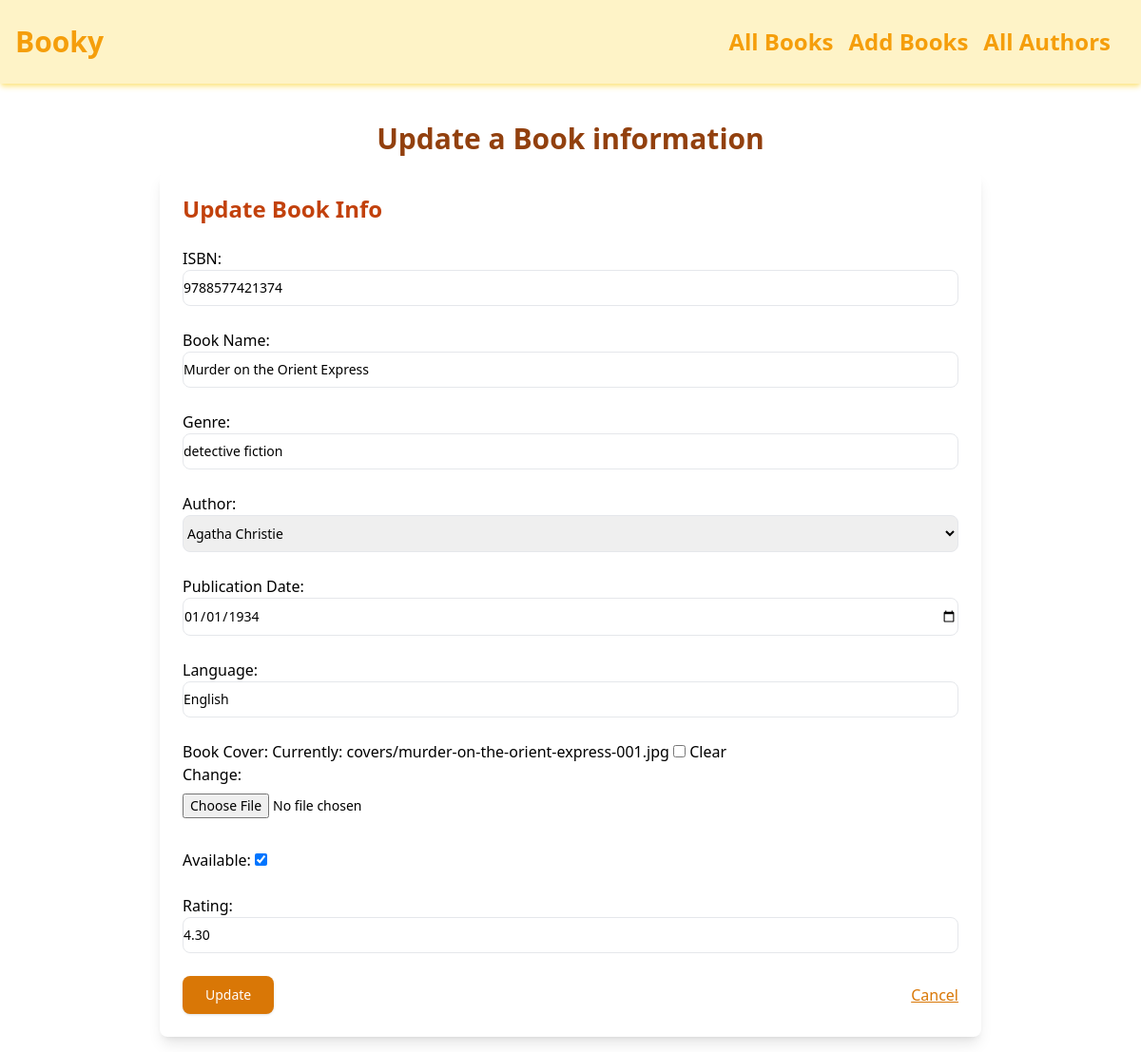
Page /edit/1/ on the committed database.
### books/models.py (models this page shows, shortened)
class Books(models.Model):
    isbn = models.CharField(max_length=13, unique=True)
    book_name = models.CharField(max_length=250)
    genre = models.CharField(max_length=250)
    author = models.ForeignKey(Author, on_delete=models.CASCADE)
    publication_date = models.DateField()
    language = models.CharField(max_length=100)
    cover_image = models.ImageField(upload_to='covers/', null=True, blank=True)
    available = models.BooleanField(default=True)
    rating = models.DecimalField(max_digits=3, decimal_places=2, null=True, blank=True)

### books/views.py (the view)
# urls.py: path('edit/<int:id>/', views.edit, name='edit'),
def edit(request, id):
    book = Books.objects.get(pk=id)
    if request.method == 'POST':
        form = BooksForm(request.POST, instance=book)
        if form.is_valid():
            form.save()
            return render(request, 'books/edit.html', {
                'form': form,
                'success': True
            })
    else:
        form = BooksForm(instance=book)
    return render(request, 'books/edit.html', {
        'form': form
    })

### books/models.py (called while the page is built)
    def __str__(self):
        return self.full_name

### books/templates/books/edit.html (shortened to what this page needs)
{% extends "base.html" %}
{% load static %}
    {% block content %}
    <div class="max-w-4xl mx-auto mt-10">
        <h3 class="text-center text-3xl font-semibold text-amber-800">Update a Book information</h3>
        {% if success %}
        <div class="mt-4 p-4 bg-green-100 border border-green-400 text-green-700 rounded-lg" role="alert">
            <p class="text-center font-semibold">The book has been updated successfully!</p>
            <div class="text-center mt-4">
                <a href="{% url 'books:index' %}" class="text-green-700 underline hover:text-green-900">Go to the home page</a>
            </div>
        </div>
        {% else %}
        <div class="mx-4 my-4 p-6 bg-white rounded-lg shadow-lg">
            <div class="flex items-center mb-6">
                <h4 class="text-2xl font-semibold text-orange-700">Update Book Info</h4>
            </div>
            <form action="" method="post" enctype="multipart/form-data" class="space-y-6">
                {{ form.as_p }}
                <div class="flex justify-between items-center">
                    <button type="submit" class="inline-block py-2.5 px-6 text-sm font-medium text-white bg-amber-600 rounded-lg shadow hover:bg-amber-700 focus:ring-4 focus:ring-amber-200 focus:outline-none">
                        Update
                    </button>
                    <a href="{% url 'books:index'%}" class="text-amber-600 underline hover:text-amber-800">Cancel</a>
                </div>
            </form>
        </div>
        {% endif %}
    </div>
    {% endblock %}

### rows in the picture
Books: isbn "9788577421374", book_name "Murder on the Orient Express", genre "detective fiction", author "Agatha Christie", publication_date "01/01/1934", language "English", available "☑", rating "4.30"
